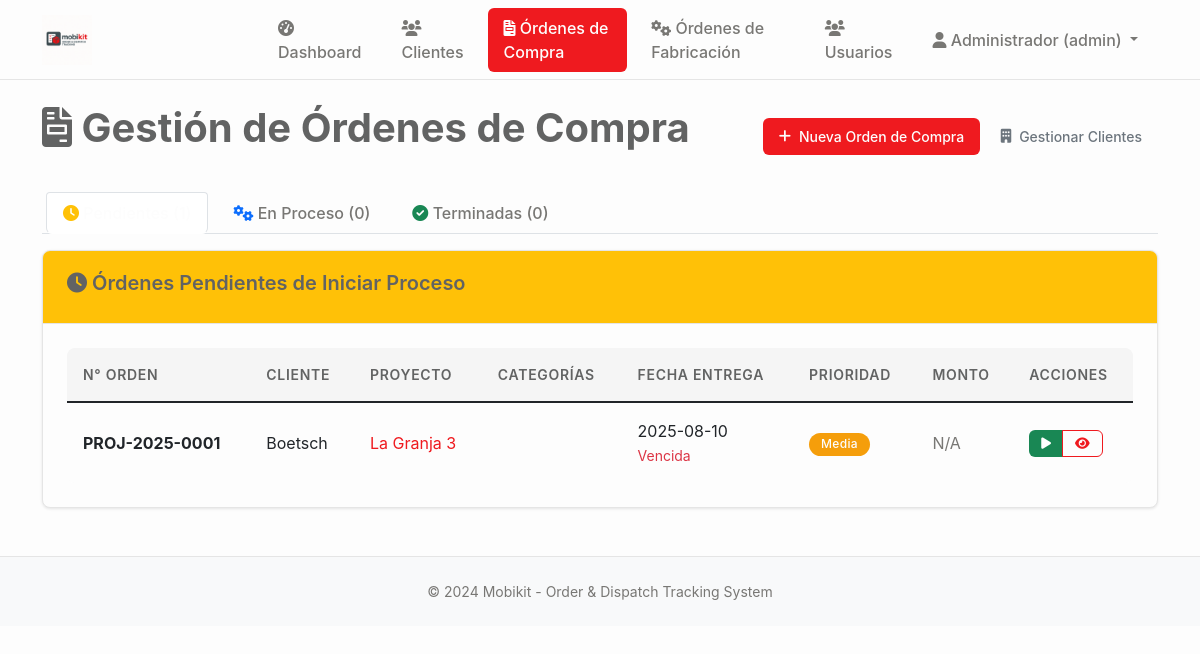
/ordenes_compra (signed in), run on an earlier commit of the app's database.
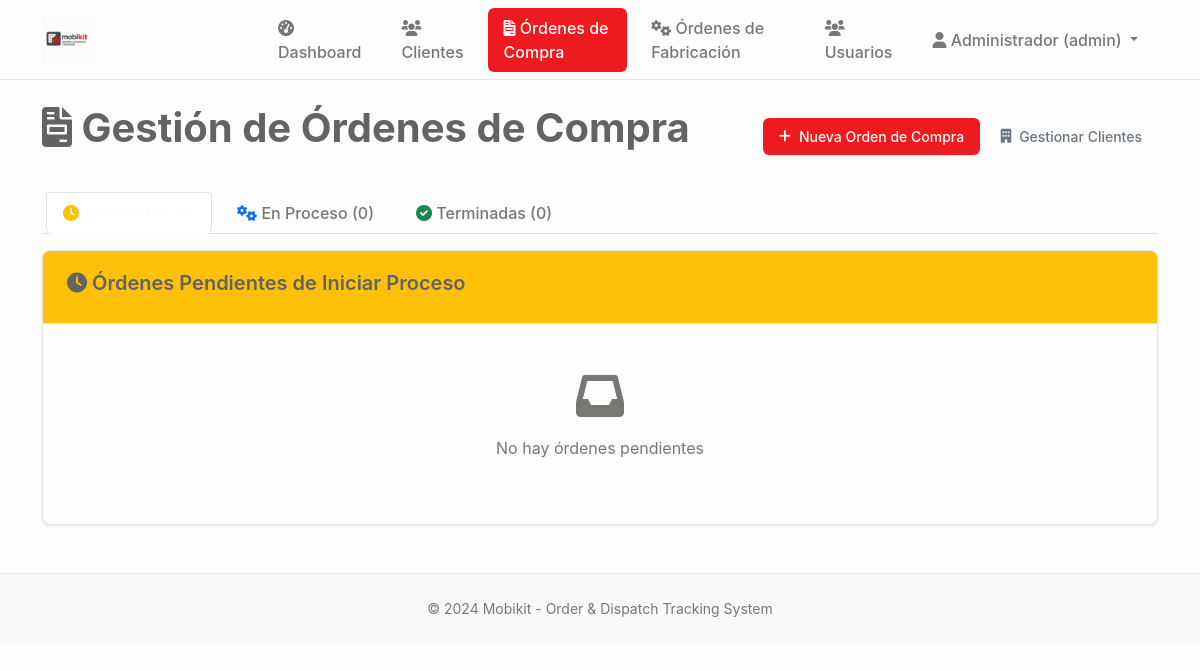
And on a later commit of the database.
### tables this page shows
CREATE TABLE proyectos (
                id INTEGER PRIMARY KEY AUTOINCREMENT,
                codigo TEXT UNIQUE NOT NULL,
                nombre TEXT NOT NULL,
                cliente_id INTEGER NOT NULL,
                descripcion TEXT,
                estado TEXT DEFAULT 'en_desarrollo' CHECK (estado IN ('en_desarrollo', 'aprobado_produccion', 'seccionado', 'enchapado', 'mecanizado', 'produccion_completa', 'embalando', 'listo_despacho', 'entregado', 'cancelado')),
                prioridad TEXT DEFAULT 'media' CHECK (prioridad IN ('baja', 'media', 'alta', 'urgente')),
                fecha_inicio DATE,
                fecha_entrega DATE,
                fecha_entrega_real DATE,
                diseñador_id INTEGER,
                supervisor_id INTEGER,
                presupuesto DECIMAL(12,2),
                costo_real DECIMAL(12,2),
                observaciones TEXT,
                created_at TIMESTAMP DEFAULT CURRENT_TIMESTAMP,
                updated_at TIMESTAMP DEFAULT CURRENT_TIMESTAMP,
                FOREIGN KEY (cliente_id) REFERENCES clientes (id),
                FOREIGN KEY (diseñador_id) REFERENCES usuarios (id),
                FOREIGN KEY (supervisor_id) REFERENCES usuarios (id)
            );

CREATE TABLE clientes (
    id INTEGER PRIMARY KEY AUTOINCREMENT,
    nombre TEXT NOT NULL,
    rut TEXT UNIQUE,
    email TEXT,
    telefono TEXT,
    direccion TEXT,
    ciudad TEXT,
    region TEXT,
    contacto_principal TEXT,
    observaciones TEXT,
    activo BOOLEAN DEFAULT TRUE,
    created_at TIMESTAMP DEFAULT CURRENT_TIMESTAMP,
    updated_at TIMESTAMP DEFAULT CURRENT_TIMESTAMP
);

### main.py (the view, shortened to what this page needs)
@app.route('/ordenes_compra')
@login_required
def ordenes_compra():
    conn = sqlite3.connect('mobikit.db')
    cursor = conn.cursor()
    cursor.execute('''
        SELECT p.id, p.codigo, p.nombre, c.nombre as cliente_nombre, p.fecha_entrega,
               p.descripcion, p.prioridad, p.presupuesto,
               julianday(p.fecha_entrega) - julianday('now') as dias_restantes
        FROM proyectos p
        LEFT JOIN clientes c ON p.cliente_id = c.id
        WHERE p.estado IN ('diseño', 'en_desarrollo')
        ORDER BY p.fecha_entrega ASC, p.prioridad DESC
    ''')
    ordenes_pendientes_raw = cursor.fetchall()
    cursor.execute('''
        SELECT DISTINCT p.id, p.codigo, p.nombre, c.nombre as cliente_nombre, p.fecha_entrega,
               p.descripcion, p.prioridad, p.presupuesto,
               julianday(p.fecha_entrega) - julianday('now') as dias_restantes
        FROM proyectos p
        LEFT JOIN clientes c ON p.cliente_id = c.id
        INNER JOIN pedidos_seguimiento ps ON p.id = ps.proyecto_id
        WHERE ps.estado IN ('aprobado_produccion', 'seccionado', 'enchapado', 'mecanizado', 'produccion_completa')
        ORDER BY p.fecha_entrega ASC, p.prioridad DESC
    ''')
    ordenes_proceso_raw = cursor.fetchall()
    cursor.execute('''
        SELECT p.id, p.codigo, p.nombre, c.nombre as cliente_nombre, p.fecha_entrega,
               p.descripcion, p.prioridad, p.presupuesto, p.fecha_entrega_real
        FROM proyectos p
        LEFT JOIN clientes c ON p.cliente_id = c.id
        WHERE p.estado IN ('entregado', 'completado')
        ORDER BY p.fecha_entrega_real DESC
    ''')
    ordenes_terminadas_raw = cursor.fetchall()
    def obtener_categorias_orden(proyecto_id):
        cursor.execute('''
            SELECT cat.nombre, subcat.nombre
            FROM proyecto_categorias pc
            JOIN categorias_producto cat ON pc.categoria_id = cat.id
            LEFT JOIN subcategorias_producto subcat ON pc.subcategoria_id = subcat.id
            WHERE pc.proyecto_id = ?
        ''', (proyecto_id,))
        categorias = []
        for cat_nombre, subcat_nombre in cursor.fetchall():
            categoria_texto = cat_nombre
            if subcat_nombre:
                categoria_texto += f" - {subcat_nombre}"
            categorias.append(categoria_texto)
        return categorias
    def obtener_ordenes_fabricacion(proyecto_id):
        cursor.execute('''
            SELECT ps.id, ps.codigo_pedido, ps.nombre, ps.estado, ps.fecha_entrega_estimada
            FROM pedidos_seguimiento ps
            WHERE ps.proyecto_id = ? AND ps.estado != 'entregado'
            ORDER BY ps.created_at ASC
        ''', (proyecto_id,))
        ordenes_fab = []
        for fab in cursor.fetchall():
            fab_dict = {
                'id': fab[0], 'codigo_pedido': fab[1], 'nombre': fab[2],
                'estado': fab[3], 'fecha_entrega_estimada': fab[4]
            }
            ordenes_fab.append(fab_dict)
        return ordenes_fab
    ordenes_pendientes = []
    for orden in ordenes_pendientes_raw:
        orden_dict = {
            'id': orden[0], 'codigo': orden[1], 'nombre': orden[2], 'cliente_nombre': orden[3],
            'fecha_entrega': orden[4], 'descripcion': orden[5], 'prioridad': orden[6],
            'presupuesto': orden[7], 'dias_restantes': orden[8],
            'categorias': obtener_categorias_orden(orden[0])
        }
        ordenes_pendientes.append(orden_dict)
    ordenes_proceso = []
    ordenes_terminadas = []
    conn.close()
    return render_template('ordenes_compra.html',
                           ordenes_pendientes=ordenes_pendientes,
                           ordenes_proceso=ordenes_proceso,
                           ordenes_terminadas=ordenes_terminadas)

### main.py (called while the page is built)
def login_required(f):
    @wraps(f)
    def decorated_function(*args, **kwargs):
        if 'user_id' not in session:
            return redirect(url_for('login'))
        return f(*args, **kwargs)
    return decorated_function

### templates/ordenes_compra.html (shortened to what the changed rows need)
{% extends "base.html" %}
{% block content %}
<div class="d-flex justify-content-between align-items-center mb-4">
    <h1><i class="fas fa-file-invoice"></i> Gestión de Órdenes de Compra</h1>
</div>
<div class="tab-content" id="ordenesTabContent">
    <div class="tab-pane fade show active" id="pendientes" role="tabpanel">
        <div class="card mt-3">
            <div class="card-body">
                {% if ordenes_pendientes %}
                <div class="table-responsive">
                    <table class="table table-hover">
                        <thead>
                            <tr>
                                <th>N° Orden</th>
                                <th>Cliente</th>
                                <th>Proyecto</th>
                                <th>Categorías</th>
                                <th>Fecha Entrega</th>
                                <th>Prioridad</th>
                                <th>Monto</th>
                                <th>Acciones</th>
                            </tr>
                        </thead>
                        <tbody>
                            {% for orden in ordenes_pendientes %}
                            <tr>
                                <td><strong>{{ orden.codigo }}</strong></td>
                                <td>{{ orden.cliente_nombre }}</td>
                                <td>
                                    <a href="{{ url_for('orden_compra_detalle', orden_id=orden.id) }}" class="text-decoration-none">
                                        {{ orden.nombre }}
                                    </a>
                                </td>
                                <td>
                                </td>
                                <td>
                                    {{ orden.fecha_entrega if orden.fecha_entrega else 'Sin fecha' }}
                                    {% if orden.dias_restantes is not none %}
                                        {% if orden.dias_restantes < 0 %}
                                        <br><small class="text-danger">Vencida</small>
                                        {% elif orden.dias_restantes <= 7 %}
                                        <br><small class="text-warning">{{ orden.dias_restantes }} días</small>
                                        {% endif %}
                                    {% endif %}
                                </td>
                                <td>
                                    <span class="badge bg-{% if orden.prioridad == 'alta' %}danger{% elif orden.prioridad == 'media' %}warning{% else %}info{% endif %}">
                                        {{ orden.prioridad|title }}
                                    </span>
                                </td>
                                <td>
                                    {% if orden.presupuesto %}
                                    ${{ "{:,.0f}".format(orden.presupuesto) }}
                                    {% else %}
                                    <span class="text-muted">N/A</span>
                                    {% endif %}
                                </td>
                                <td>
                                    <div class="btn-group">
                                        <button class="btn btn-sm btn-success" onclick="iniciarProceso({{ orden.id }})" title="Iniciar Proceso">
                                            <i class="fas fa-play"></i>
                                        </button>
                                        <a href="{{ url_for('orden_compra_detalle', orden_id=orden.id) }}" class="btn btn-sm btn-outline-primary" title="Ver detalles">
                                            <i class="fas fa-eye"></i>
                                        </a>
                                    </div>
                                </td>
                            </tr>
                            {% endfor %}
                        </tbody>
                    </table>
                </div>
                {% else %}
                <div class="text-center py-4">
                    <i class="fas fa-inbox fa-3x text-muted mb-3"></i>
                    <p class="text-muted">No hay órdenes pendientes</p>
                </div>
                {% endif %}
            </div>
        </div>
    </div>
</div>
{% endblock %}

What changed in the data, as far as the page shows it:
no longer on this page (row edited): proyectos: codigo "PROJ-2025-0001", cliente_nombre "Boetsch", nombre "La Granja 3", fecha_entrega "2025-08-10", prioridad "Media"
Also different on the page:
text no longer shown: "N° ORDEN CLIENTE PROYECTO CATEGORÍAS FECHA ENTREGA PRIORIDAD MONTO ACCIONES"
text now shown: "No hay órdenes pendientes"
